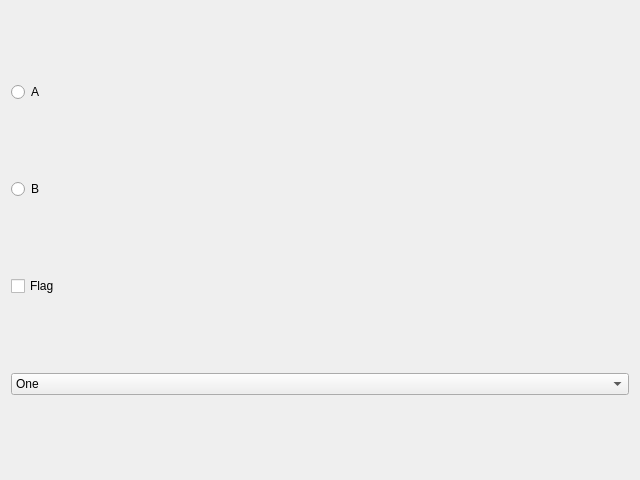
<?xml version="1.0" encoding="UTF-8"?>
<!-- SPDX-License-Identifier: MIT -->
<ui version="4.0">
 <class>ChoiceLab</class>
 <widget class="QWidget" name="ChoiceLab">
  <property name="geometry">
   <rect>
    <x>0</x>
    <y>0</y>
    <width>640</width>
    <height>480</height>
   </rect>
  </property>
  <property name="windowTitle">
   <string>Choices</string>
  </property>
  <layout class="QVBoxLayout" name="col">
   <item><widget class="QRadioButton" name="radioA"><property name="text"><string>A</string></property><attribute name="buttonGroup"><string>ab</string></attribute></widget></item>
   <item><widget class="QRadioButton" name="radioB"><property name="text"><string>B</string></property><attribute name="buttonGroup"><string>ab</string></attribute></widget></item>
   <item><widget class="QCheckBox" name="flag"><property name="text"><string>Flag</string></property></widget></item>
   <item><widget class="QComboBox" name="combo"><item><property name="text"><string>One</string></property></item></widget></item>
  </layout>
 </widget>
 <buttongroups>
  <buttongroup name="ab"/>
 </buttongroups>
</ui>
